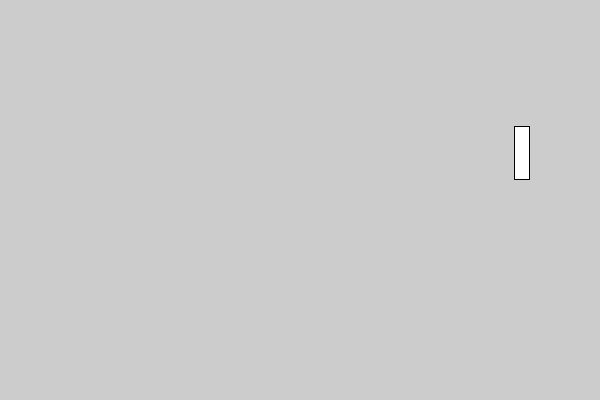
Frame 1 (no input)
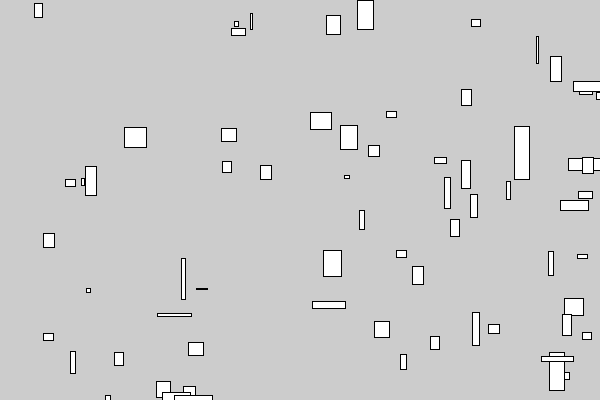
Frame 60 (the mouse pressed at the canvas centre just before this capture)
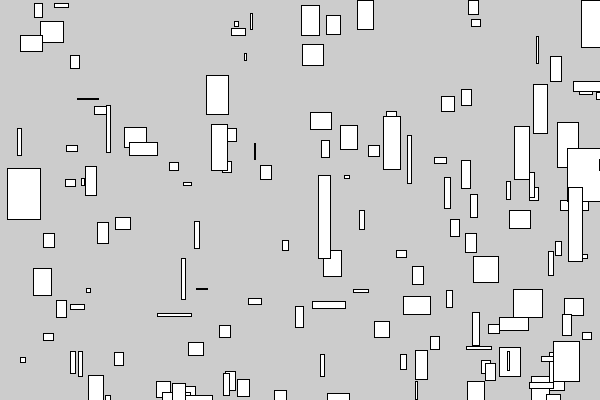
Frame 120 (the mouse held since frame 60 and released just before this capture)

The Processing sketch that drew these frames (run headless with seeded random() and noise(); from frame 60 on, the mouse is pressed at the canvas centre):

// Processing sketch: sketch_018
// ── sketch_018.pde
// Using Java LinkedList

import java.util.* ;

LinkedList<Bar> ll = new LinkedList<Bar>();

void setup() {
  size (600, 400);
  ll.add (new Bar(10, 50));
  ll.add (new Bar(40, 20));
}

void draw() {  
  for (int i = 0; i < ll.size(); i++) {
    ll.get(i).h += random(-10, 10);
    if (ll.get(i).h < 1) ll.get(i).h = 7;
  }

  for (Bar bar : ll) {
    bar.w += random(-5, 5);
    if (bar.w < 1) bar.w = 10;
  }


  for (Bar bar : ll) {
    translate (random(width), random(height));
    bar.draw();
  }

  if (random(1) < 0.5)
    ll.addLast (new Bar(random(20), random(20)));

  if (random(1) < 0.5 && ll.size() > 0)
    ll.removeFirst();

  println (ll.size());
}



class Bar {
  float w, h;

  Bar (float ww, float hh) { 
    w = ww; 
    h = hh;
  }

  void draw() {
    beginShape();
    vertex (0, 0);
    vertex (w, 0);
    vertex (w, h);
    vertex (0, h);
    endShape(CLOSE);
  }
}
